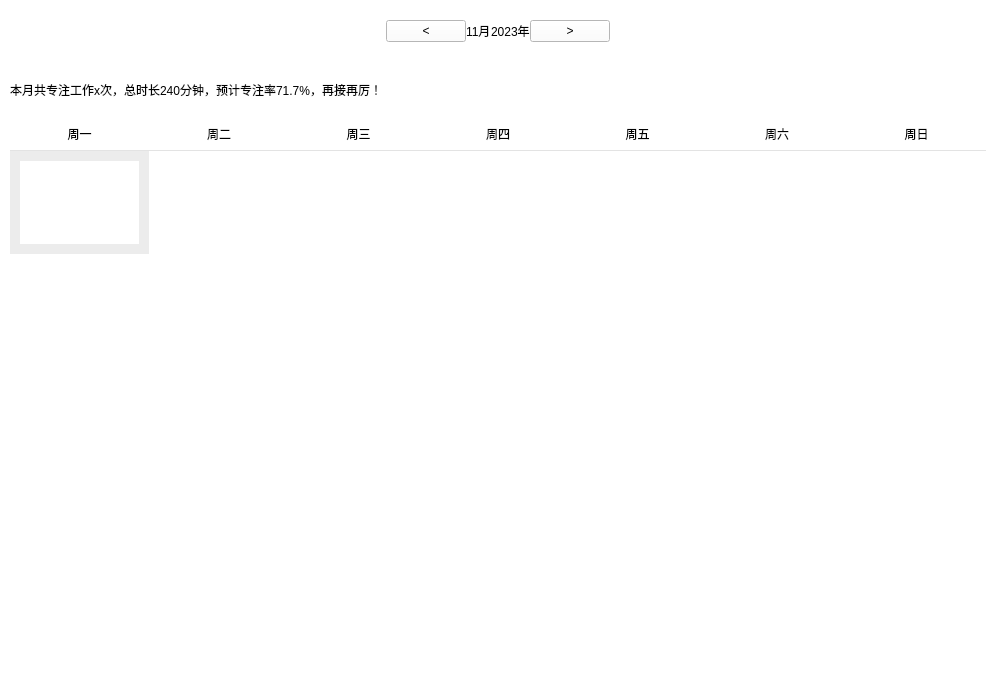
<?xml version="1.0" encoding="UTF-8"?>
<ui version="4.0">
 <class>Calendar</class>
 <widget class="QWidget" name="Calendar">
  <property name="geometry">
   <rect>
    <x>0</x>
    <y>0</y>
    <width>996</width>
    <height>673</height>
   </rect>
  </property>
  <property name="windowTitle">
   <string>Form</string>
  </property>
  <property name="styleSheet">
   <string notr="true">background-color: rgb(255, 255, 255);</string>
  </property>
  <layout class="QVBoxLayout" name="verticalLayout" stretch="1,1,10">
   <property name="spacing">
    <number>0</number>
   </property>
   <property name="leftMargin">
    <number>10</number>
   </property>
   <property name="topMargin">
    <number>10</number>
   </property>
   <property name="rightMargin">
    <number>10</number>
   </property>
   <property name="bottomMargin">
    <number>10</number>
   </property>
   <item>
    <layout class="QHBoxLayout" name="menu">
     <property name="topMargin">
      <number>10</number>
     </property>
     <property name="bottomMargin">
      <number>20</number>
     </property>
     <item>
      <spacer name="horizontalSpacer">
       <property name="orientation">
        <enum>Qt::Horizontal</enum>
       </property>
       <property name="sizeHint" stdset="0">
        <size>
         <width>40</width>
         <height>20</height>
        </size>
       </property>
      </spacer>
     </item>
     <item>
      <widget class="QPushButton" name="pushButton">
       <property name="text">
        <string>&lt;</string>
       </property>
      </widget>
     </item>
     <item>
      <widget class="QLabel" name="label">
       <property name="autoFillBackground">
        <bool>false</bool>
       </property>
       <property name="styleSheet">
        <string notr="true">font: 75 16pt &quot;微软雅黑&quot;;
color: rgb(0, 0, 0);</string>
       </property>
       <property name="text">
        <string>11月</string>
       </property>
      </widget>
     </item>
     <item>
      <widget class="QLabel" name="label_2">
       <property name="autoFillBackground">
        <bool>false</bool>
       </property>
       <property name="styleSheet">
        <string notr="true">font: 75 16pt &quot;微软雅黑&quot;;
color: rgb(0, 0, 0);</string>
       </property>
       <property name="text">
        <string>2023年</string>
       </property>
      </widget>
     </item>
     <item>
      <widget class="QPushButton" name="pushButton_2">
       <property name="text">
        <string>&gt;</string>
       </property>
      </widget>
     </item>
     <item>
      <spacer name="horizontalSpacer_2">
       <property name="orientation">
        <enum>Qt::Horizontal</enum>
       </property>
       <property name="sizeHint" stdset="0">
        <size>
         <width>40</width>
         <height>20</height>
        </size>
       </property>
      </spacer>
     </item>
    </layout>
   </item>
   <item>
    <widget class="QLabel" name="remind">
     <property name="styleSheet">
      <string notr="true">font: 12pt &quot;微软雅黑&quot;;
color: rgb(0, 0, 0);</string>
     </property>
     <property name="text">
      <string>本月共专注工作x次，总时长240分钟，预计专注率71.7%，再接再厉！</string>
     </property>
    </widget>
   </item>
   <item>
    <layout class="QGridLayout" name="month" rowstretch="1,3,3,3,3,3">
     <property name="topMargin">
      <number>0</number>
     </property>
     <property name="spacing">
      <number>0</number>
     </property>
     <item row="4" column="0">
      <widget class="Calendar_day" name="day4" native="true"/>
     </item>
     <item row="2" column="3">
      <widget class="Calendar_day" name="day2_4" native="true"/>
     </item>
     <item row="1" column="3">
      <widget class="Calendar_day" name="day1_4" native="true"/>
     </item>
     <item row="2" column="4">
      <widget class="Calendar_day" name="day2_5" native="true"/>
     </item>
     <item row="2" column="1">
      <widget class="Calendar_day" name="day2_2" native="true"/>
     </item>
     <item row="3" column="4">
      <widget class="Calendar_day" name="day3_5" native="true"/>
     </item>
     <item row="3" column="3">
      <widget class="Calendar_day" name="day3_4" native="true"/>
     </item>
     <item row="1" column="0">
      <widget class="Calendar_day" name="day1_1" native="true">
       <property name="styleSheet">
        <string notr="true">#day1_1 {
	border: 10px solid rgb(236, 236, 236)
}</string>
       </property>
      </widget>
     </item>
     <item row="2" column="0">
      <widget class="Calendar_day" name="day2" native="true"/>
     </item>
     <item row="0" column="6">
      <widget class="QLabel" name="label_11">
       <property name="styleSheet">
        <string notr="true">color: rgb(0, 0, 0);
font: 12pt &quot;微软雅黑&quot;;
border-bottom: 1px solid rgb(227, 227, 227);</string>
       </property>
       <property name="text">
        <string>周日</string>
       </property>
       <property name="alignment">
        <set>Qt::AlignCenter</set>
       </property>
      </widget>
     </item>
     <item row="1" column="2">
      <widget class="Calendar_day" name="day1_3" native="true"/>
     </item>
     <item row="3" column="2">
      <widget class="Calendar_day" name="day3_3" native="true"/>
     </item>
     <item row="0" column="4">
      <widget class="QLabel" name="label_9">
       <property name="styleSheet">
        <string notr="true">color: rgb(0, 0, 0);
font: 12pt &quot;微软雅黑&quot;;
border-bottom: 1px solid rgb(227, 227, 227);</string>
       </property>
       <property name="text">
        <string>周五</string>
       </property>
       <property name="alignment">
        <set>Qt::AlignCenter</set>
       </property>
      </widget>
     </item>
     <item row="1" column="1">
      <widget class="Calendar_day" name="day1_2" native="true"/>
     </item>
     <item row="2" column="6">
      <widget class="Calendar_day" name="day2_7" native="true"/>
     </item>
     <item row="0" column="1">
      <widget class="QLabel" name="label_6">
       <property name="styleSheet">
        <string notr="true">color: rgb(0, 0, 0);
font: 12pt &quot;微软雅黑&quot;;
border-bottom: 1px solid rgb(227, 227, 227);</string>
       </property>
       <property name="text">
        <string>周二</string>
       </property>
       <property name="alignment">
        <set>Qt::AlignCenter</set>
       </property>
      </widget>
     </item>
     <item row="3" column="1">
      <widget class="Calendar_day" name="day3_2" native="true"/>
     </item>
     <item row="0" column="2">
      <widget class="QLabel" name="label_7">
       <property name="styleSheet">
        <string notr="true">color: rgb(0, 0, 0);
font: 12pt &quot;微软雅黑&quot;;
border-bottom: 1px solid rgb(227, 227, 227);</string>
       </property>
       <property name="text">
        <string>周三</string>
       </property>
       <property name="alignment">
        <set>Qt::AlignCenter</set>
       </property>
      </widget>
     </item>
     <item row="1" column="4">
      <widget class="Calendar_day" name="day1_5" native="true"/>
     </item>
     <item row="0" column="3">
      <widget class="QLabel" name="label_8">
       <property name="styleSheet">
        <string notr="true">color: rgb(0, 0, 0);
font: 12pt &quot;微软雅黑&quot;;
border-bottom: 1px solid rgb(227, 227, 227);</string>
       </property>
       <property name="text">
        <string>周四</string>
       </property>
       <property name="alignment">
        <set>Qt::AlignCenter</set>
       </property>
      </widget>
     </item>
     <item row="2" column="2">
      <widget class="Calendar_day" name="day2_3" native="true"/>
     </item>
     <item row="1" column="5">
      <widget class="Calendar_day" name="day1_6" native="true"/>
     </item>
     <item row="0" column="0">
      <widget class="QLabel" name="label_5">
       <property name="styleSheet">
        <string notr="true">color: rgb(0, 0, 0);
font: 12pt &quot;微软雅黑&quot;;
border-bottom: 1px solid rgb(227, 227, 227);</string>
       </property>
       <property name="text">
        <string>周一</string>
       </property>
       <property name="alignment">
        <set>Qt::AlignCenter</set>
       </property>
      </widget>
     </item>
     <item row="1" column="6">
      <widget class="Calendar_day" name="day1_7" native="true"/>
     </item>
     <item row="2" column="5">
      <widget class="Calendar_day" name="day2_6" native="true"/>
     </item>
     <item row="3" column="5">
      <widget class="Calendar_day" name="day3_6" native="true"/>
     </item>
     <item row="0" column="5">
      <widget class="QLabel" name="label_10">
       <property name="styleSheet">
        <string notr="true">color: rgb(0, 0, 0);
font: 12pt &quot;微软雅黑&quot;;
border-bottom: 1px solid rgb(227, 227, 227);</string>
       </property>
       <property name="text">
        <string>周六</string>
       </property>
       <property name="alignment">
        <set>Qt::AlignCenter</set>
       </property>
      </widget>
     </item>
     <item row="3" column="6">
      <widget class="Calendar_day" name="day3_7" native="true"/>
     </item>
     <item row="3" column="0">
      <widget class="Calendar_day" name="day3_1" native="true"/>
     </item>
     <item row="5" column="0">
      <widget class="Calendar_day" name="day5" native="true"/>
     </item>
     <item row="4" column="6">
      <widget class="Calendar_day" name="day4_7" native="true"/>
     </item>
     <item row="4" column="5">
      <widget class="Calendar_day" name="day4_6" native="true"/>
     </item>
     <item row="4" column="4">
      <widget class="Calendar_day" name="day4_5" native="true"/>
     </item>
     <item row="4" column="3">
      <widget class="Calendar_day" name="day4_4" native="true"/>
     </item>
     <item row="4" column="2">
      <widget class="Calendar_day" name="day4_3" native="true"/>
     </item>
     <item row="4" column="1">
      <widget class="Calendar_day" name="day4_2" native="true"/>
     </item>
     <item row="5" column="6">
      <widget class="Calendar_day" name="day5_7" native="true"/>
     </item>
     <item row="5" column="5">
      <widget class="Calendar_day" name="day5_6" native="true"/>
     </item>
     <item row="5" column="4">
      <widget class="Calendar_day" name="day5_5" native="true"/>
     </item>
     <item row="5" column="3">
      <widget class="Calendar_day" name="day5_4" native="true"/>
     </item>
     <item row="5" column="2">
      <widget class="Calendar_day" name="day5_3" native="true"/>
     </item>
     <item row="5" column="1">
      <widget class="Calendar_day" name="day5_2" native="true"/>
     </item>
    </layout>
   </item>
  </layout>
 </widget>
 <customwidgets>
  <customwidget>
   <class>Calendar_day</class>
   <extends>QWidget</extends>
   <header>calendar_day.h</header>
   <container>1</container>
  </customwidget>
 </customwidgets>
 <resources/>
 <connections/>
</ui>
